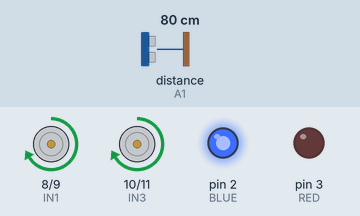
Recording of a sketch running on a simulated Arduino Uno, built with avr-gcc and run on an emulated ATmega328P. On the bench: motor-driver pin pairs drawn as motors (green arrow = first pin HIGH = forward, orange = second pin HIGH = backward, longer = more drive, scaled by the enable pin), output pins drawn as LEDs (lit = HIGH). Wiring (inferred from the names in the program): ultrasonic range finder: trigger A0; echo A1. The test bench sets the inputs (shaded band); at power-on: distance to the obstacle (sensor on A1) 80 cm. The echo pulse lasts 58.3 µs per cm; pins used as bus, display or sensor lines are not drawn. At 5.4 s the program stops and its outputs stay as they are.

Above: at 4.2 s.
4.3 s: distance to the obstacle (sensor on A1) set to 2 cm
At 5.2 s:
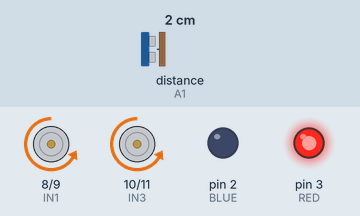
At 6.2 s:
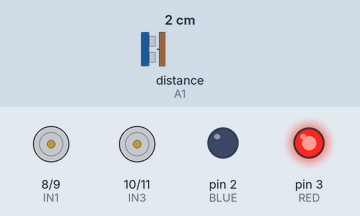
Timing chart, 0 to 6.9 s (numbered marks = the images above; inputs shaded):
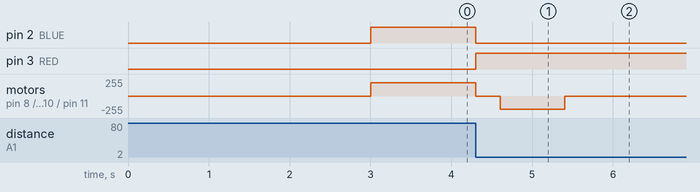

The sketch:

go_then_back.ino
```cpp
const int ENA = 5, IN1 = 8, IN2 = 9;    // left motor
const int ENB = 6, IN3 = 10, IN4 = 11;  // right motor
const int TRIG = A0, ECHO = A1;
const int BLUE = 2, RED = 3;

const int SPEED = 200;
const int STOP_CM = 20;
const int BACKUP_MS = 800;

void setMotors(int left, int right) {
  digitalWrite(IN1, left > 0);  digitalWrite(IN2, left < 0);
  digitalWrite(IN3, right > 0); digitalWrite(IN4, right < 0);
  analogWrite(ENA, abs(left));  analogWrite(ENB, abs(right));
}

float readCm() {
  digitalWrite(TRIG, LOW);  delayMicroseconds(2);
  digitalWrite(TRIG, HIGH); delayMicroseconds(10);
  digitalWrite(TRIG, LOW);
  long d = pulseIn(ECHO, HIGH, 30000);
  return (d == 0) ? 999 : d * 0.0343 / 2;
}

void setup() {
  int outs[] = {ENA, IN1, IN2, ENB, IN3, IN4, TRIG, BLUE, RED};
  for (int i = 0; i < 9; i++) pinMode(outs[i], OUTPUT);
  pinMode(ECHO, INPUT);
  delay(3000);
}

void loop() {
  if (readCm() < STOP_CM) {
    digitalWrite(BLUE, LOW);
    digitalWrite(RED, HIGH);
    setMotors(0, 0);             // stop
    delay(300);
    setMotors(-SPEED, -SPEED);   // reverse
    delay(BACKUP_MS);
    setMotors(0, 0);             // stop for good
    while (true) {}
  }
  digitalWrite(BLUE, HIGH);
  setMotors(SPEED, SPEED);       // forward
  delay(30);
}
```

Measured:
- after the input at 4.3 s, pin 2 (BLUE): HIGH → LOW at once; pin 3 (RED): LOW → HIGH at once; motor on pin 8 (IN1) / pin 9 (IN2), motor on pin 10 (IN3) / pin 11 (IN4): forward 200/255 → stopped at once, → backward 200/255 0.30 s later, → stopped 0.80 s later
